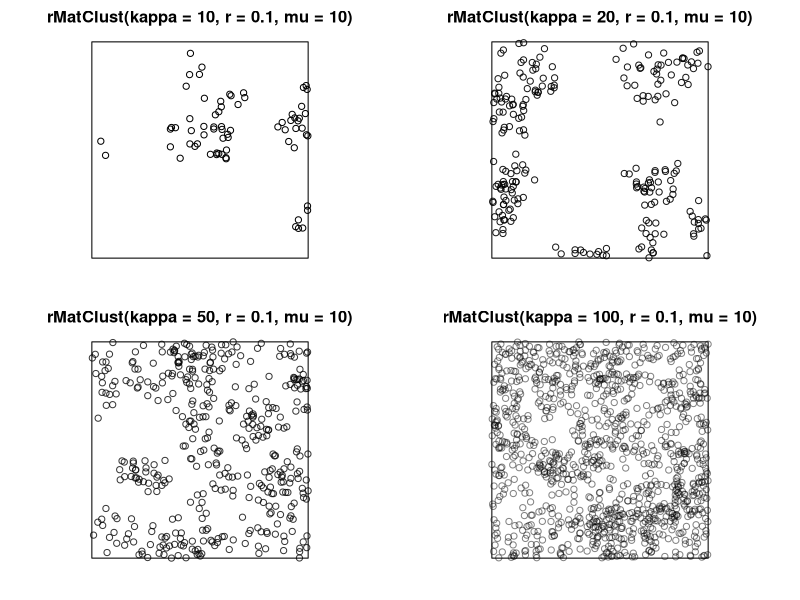
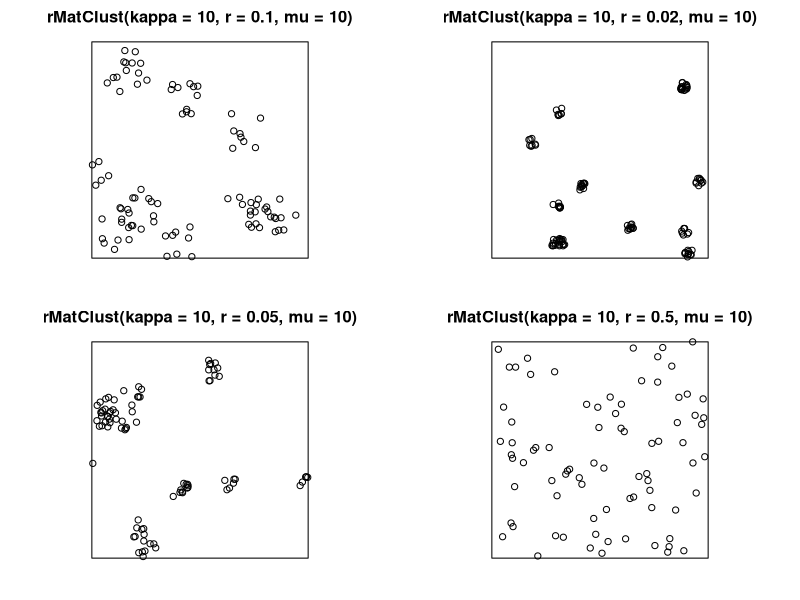
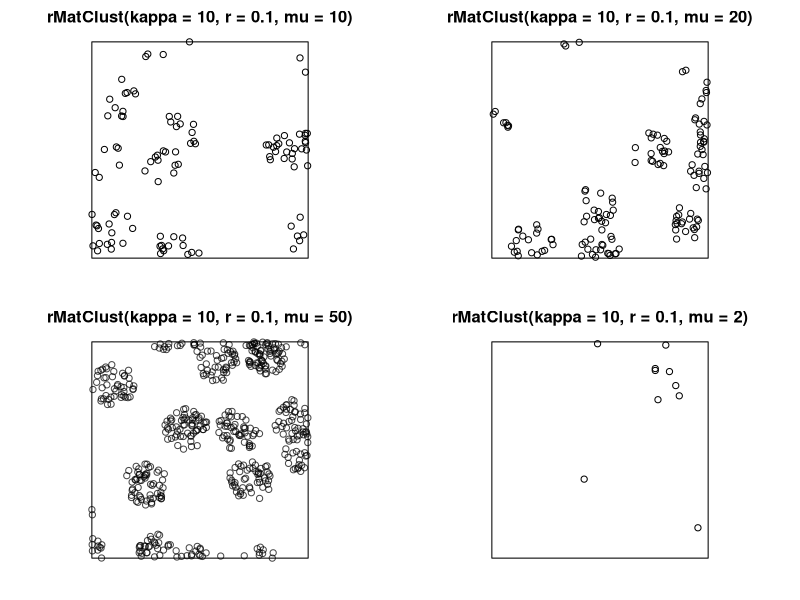
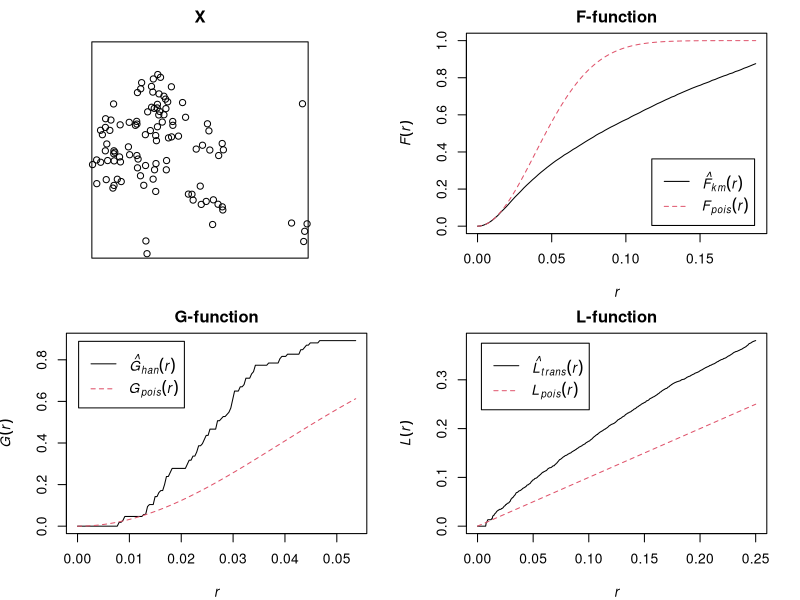
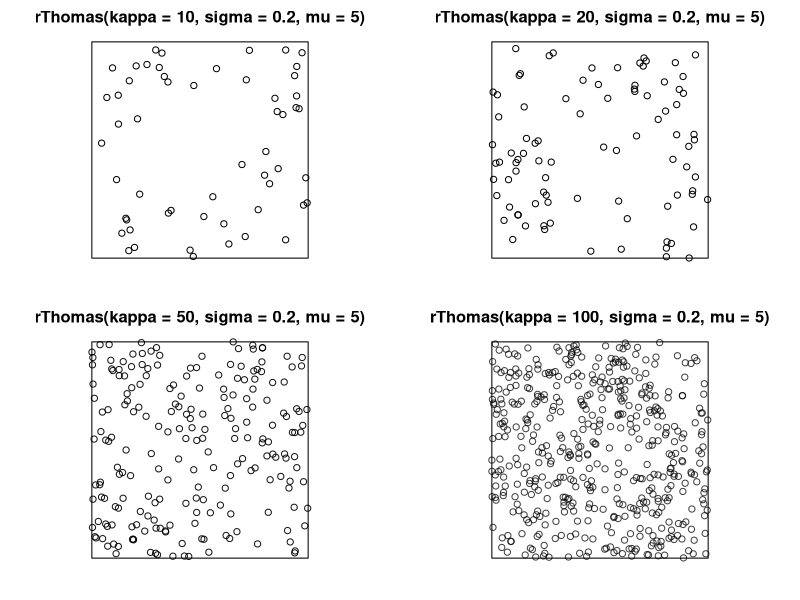
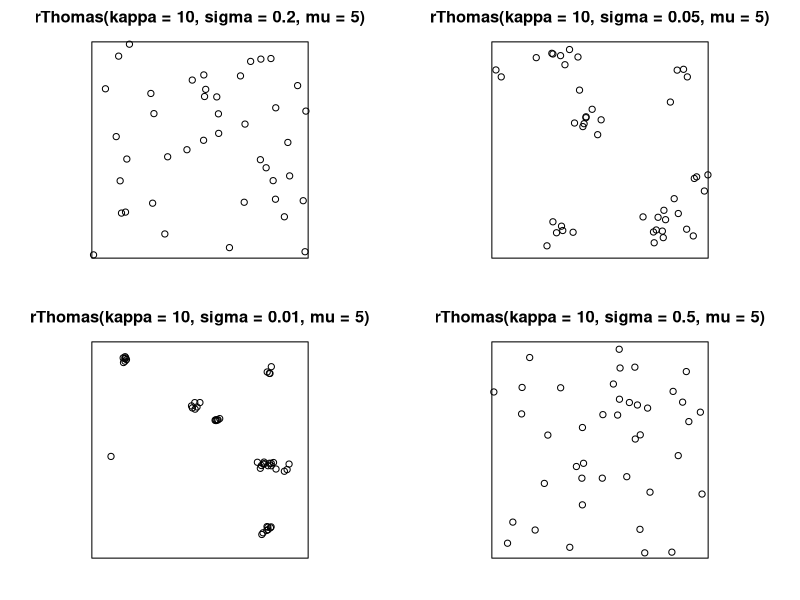
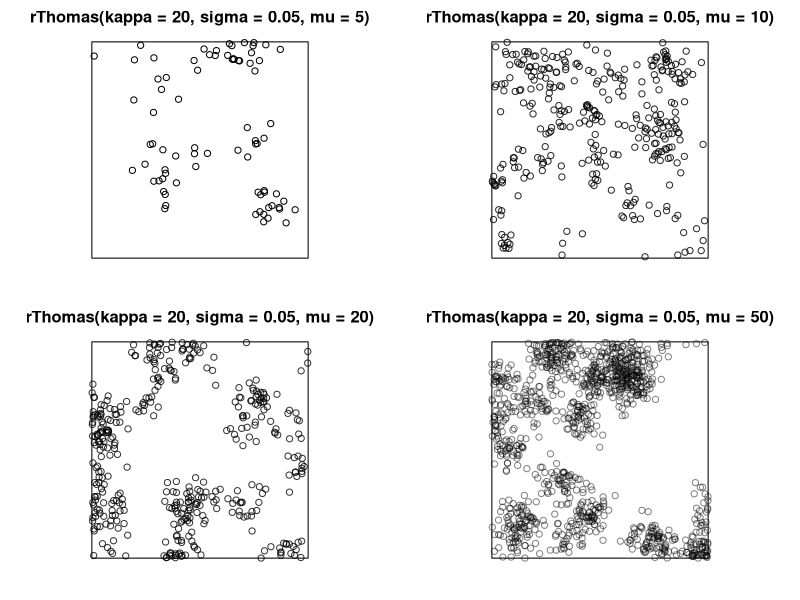
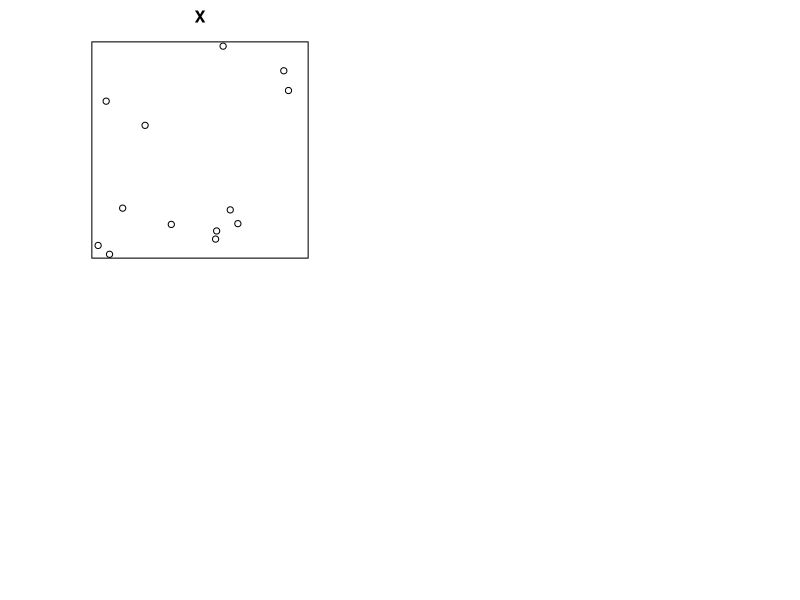

R code for these plots, in order: (Note: this script raises an error after producing the figures.)
################################################################################
# R script sysstat24_07_en.r for the practice "Statistical Analysis of Systems"
#####

library(spatstat)    # Load the R package 'spatstat'

# Summary of several plot commands for the comparison of certain
# structural functions of a point pattern with those of the homogeneous Poisson process
plotDiagnostics <- function(X,Xname=deparse(substitute(X))) {
  oldpar <- par(no.readonly = TRUE)
  layout(matrix(1:4,2))
  par(mar=rep(2, 4))
  plot(X,main=Xname)
  par(mar=c(4,4,2,2))
  plot(Gest(X,correction="han"),main="G-function")
  plot(Fest(X,correction="km"),main="F-function")
  plot(Lest(X,correction="trans"),main="L-function")
  par(oldpar)
  layout(1)
}

#############
# Some point process models
###


##########
# Poisson cluster processes
##########

layout(matrix(1:4,2,byrow=T))
oldpar <- par(no.readonly = TRUE)
par(mar=rep(2, 4))		# reduces the white margin on the following plots

### Matern cluster process

# modified kappa = average number of clusters per unit area
plot(rMatClust(kappa=10, r=0.1, mu=10))
plot(rMatClust(kappa=20, r=0.1, mu=10))
plot(rMatClust(kappa=50, r=0.1, mu=10))
plot(rMatClust(kappa=100, r=0.1, mu=10))
# modified r = cluster radius
plot(rMatClust(kappa=10, r=0.1, mu=10))
plot(rMatClust(kappa=10, r=0.02, mu=10))
plot(rMatClust(kappa=10, r=0.05, mu=10))
plot(rMatClust(kappa=10, r=0.5, mu=10))
# modified mu = average number of points in a cluster
plot(rMatClust(kappa=10, r=0.1, mu=10))
plot(rMatClust(kappa=10, r=0.1, mu=20))
plot(rMatClust(kappa=10, r=0.1, mu=50))
plot(rMatClust(kappa=10, r=0.1, mu=2))

# Comparison with characteristics of the hom. Poisson process
X <- rMatClust(kappa=10, r=0.1, mu=10)
plotDiagnostics(X)

### Thomas process
layout(matrix(1:4,2,byrow=T))

# modified kappa = average number of clusters per unit area
plot(rThomas(kappa=10, sigma=0.2, mu=5))
plot(rThomas(kappa=20, sigma=0.2, mu=5))
plot(rThomas(kappa=50, sigma=0.2, mu=5))
plot(rThomas(kappa=100, sigma=0.2, mu=5))
# modified standard deviation of the positions in the cluster
plot(rThomas(kappa=10, sigma=0.2, mu=5))
plot(rThomas(kappa=10, sigma=0.05, mu=5))
plot(rThomas(kappa=10, sigma=0.01, mu=5))
plot(rThomas(kappa=10, sigma=0.5, mu=5))
# modified mu = average number of points in a cluster
plot(rThomas(kappa=20, sigma=0.05, mu=5))
plot(rThomas(kappa=20, sigma=0.05, mu=10))
plot(rThomas(kappa=20, sigma=0.05, mu=20))
plot(rThomas(kappa=20, sigma=0.05, mu=50))

# Comparison with characteristics of the hom. Poisson process
X <- rThomas(kappa=10, sigma=0.2, mu=5)
plotDiagnostics(X)

### Gauss-Poisson process
layout(matrix(1:4,2,byrow=T))

# modified r = distance between points in a cluster of two
plot(rGaussPoisson(kappa=30, r=0.01, p2=0.5))
plot(rGaussPoisson(kappa=30, r=0.05, p2=0.5))
plot(rGaussPoisson(kappa=30, r=0.15, p2=0.5))
plot(rGaussPoisson(kappa=30, r=0.3, p2=0.5))
# modified p2 = probability that parent point is replaced by a cluster of two
plot(rGaussPoisson(kappa=50, r=0.05, p2=0.1))
plot(rGaussPoisson(kappa=50, r=0.05, p2=0.3))
plot(rGaussPoisson(kappa=50, r=0.05, p2=0.7))
plot(rGaussPoisson(kappa=50, r=0.05, p2=0.9))

# Comparison with characteristics of the hom. Poisson process
X <- rGaussPoisson(kappa=30, r=0.01, p2=0.5)
plotDiagnostics(X)

##########
# Cox processes
##########

### Mixed Poisson process
layout(matrix(1:4,2))

# exponentially distributed random lambda
for(i in 1:4) plot(rpoispp(lambda=rexp(1, 1/100)),main=paste("Realization",i))

# discrete uniformly distributed random lambda
for(i in 1:4) plot(rpoispp(lambda=sample(c(50,100,150,200),1)),main=paste("Realization",i))


### Log-Gaussian Cox process
layout(1)
par(oldpar)
X <- rLGCP("gauss", mu=5, var=2, scale=0.1)

# Display of the random intensity function used
plot(log(attr(X, "Lambda")),col=terrain.colors(120),main="Points + logarithmized intensity function") # logarithmized intensity function
points(X)

plot(attr(X, "Lambda"),col=terrain.colors(120),main="Points + intensity function") # intensity function
points(X)

# Comparison with characteristics of the hom. Poisson process
plotDiagnostics(X)

### Random set-generated Cox process

# Function for simulation (of a specific example)
rRACSgenCox <- function(lam0,lam1,rho=20,R=0.1,win=owin(c(0,1),c(0,1))) {
  win0 <- owin(win$xrange+c(-R,R),win$yrange+c(-R,R))
  Y <- rpoispp(lambda=rho,win=win0)
  f <- function(x,y) {
    racs<-apply(outer(Y$x,x,"-")^2+outer(Y$y,y,"-")^2,2,min)<=R^2
    return(lam1*racs+lam0*(1-racs))
  }
  xx <- seq(win$xrange[1],win$xrange[2],len=201)
  yy <- seq(win$yrange[1],win$yrange[2],len=201)
  zz <- outer(xx,yy,f)
  X <- rpoispp(lambda=f,lmax=max(c(lam0,lam1)))
  res <- c()
  res$X <- X
  res$xx <- xx
  res$yy <- yy
  res$zz <- zz
  return(res)
}

Y <- rRACSgenCox(lam0=500,lam1=5000)
X <- Y$X
plot(X)

# Display of the random intensity function used
contour(Y$xx,Y$yy,Y$zz,xlab="x",ylab="y")
image(Y$xx,Y$yy,Y$zz,xlab="x",ylab="y",col=c(0,8))
plot(X,add=TRUE)

# Comparison with characteristics of the hom. Poisson process
plotDiagnostics(X)

##########
# Hard-core processes
##########

### Matern I process

# Point patterns for various kappa
par(mfcol=c(3,2),mar=rep(1, 4))
plot(rMaternI(kappa=10, r=0.05))
plot(rMaternI(kappa=50, r=0.05))
plot(rMaternI(kappa=100, r=0.05))
plot(rMaternI(kappa=200, r=0.05))
plot(rMaternI(kappa=500, r=0.05))
plot(rMaternI(kappa=1000, r=0.05))

# Dependence of the theoretical intensity of the Matern I process on kappa
par(mfrow=c(1,1),mar=rep(4, 4))
lamI <- function(kappa,r) kappa*exp(-kappa*pi*r^2)
kappa <- 0:1000
plot(kappa,lamI(kappa,r=0.05),type="l",xlab=expression(kappa),ylab=expression(lambda[I]),main="Intensity Matern I")

# Comparison with characteristics of the hom. Poisson process
X <- rMaternI(kappa=100, r=0.05)
plotDiagnostics(X)

### Matern II process

# Point patterns for various kappa
par(mfcol=c(3,2),mar=rep(1, 4))
plot(rMaternII(kappa=10, r=0.05))
plot(rMaternII(kappa=50, r=0.05))
plot(rMaternII(kappa=100, r=0.05))
plot(rMaternII(kappa=200, r=0.05))
plot(rMaternII(kappa=500, r=0.05))
plot(rMaternII(kappa=1000, r=0.05))

# Dependence of the theoretical intensity of the Matern I process on kappa
par(mfrow=c(1,1),mar=rep(4, 4))
lamII <- function(kappa,r) (1-exp(-kappa*pi*r^2))/pi/r^2
kappa <- 0:1000
plot(kappa,lamII(kappa,r=0.05),type="l",xlab=expression(kappa),ylab=expression(lambda[II]),main="Intensity Matern II")
lines(kappa,rep(1,length(kappa))/pi/0.05^2,lty=2,col=2) # upper limit

# Comparison with characteristics of the hom. Poisson process
X <- rMaternII(kappa=100, r=0.05)
plotDiagnostics(X)

### "Simple sequential inhibition" process (Matern III process)

# Point patterns for various n
par(mfcol=c(3,2),mar=rep(1, 4))
plot(rSSI(r=0.05, n=25))
plot(rSSI(r=0.05, n=50))
plot(rSSI(r=0.05, n=75))
plot(rSSI(r=0.05, n=100))
plot(rSSI(r=0.05, n=150))
plot(rSSI(r=0.05, n=200))

# Comparison with characteristics of the hom. Poisson process
X <- rSSI(r=0.05, n=100)
plotDiagnostics(X)



#############
# Prediction ranges/envelopes
###

par(oldpar)
layout(1)

# pointwise prediction envelope, scattering of empirical characteristics (CSR=complete spatial randomness=hom. Poisson process)
E<-envelope(cells,fun=Lest,nsim=39,nrank=1,savefuns=TRUE)  # determines from 39 realizations of a hom. Poisson process the emp. L-fct.
plot(E)                                                    # illustration of the pointwise prediction envelopes for alpha=0.05
# The black curve is the estimated L-function of the data set 'cells'.

# Contribution of the individual curves to the pointwise prediction envelope:
for(i in 1:39) lines(E$r,attributes(E)$simfuns[[i+1]],col=4) 

E<-envelope(cells,fun=Lest,nsim=199,nrank=5,savefuns=TRUE)  # determines from 199 realizations of a hom. Poisson process the emp. L-fct.
plot(E)                                                     # illustration of the pointwise prediction envelope for alpha=0.05
# Contribution of the individual curves to the pointwise prediction range:
for(i in 1:199) lines(E$r,attributes(E)$simfuns[[i+1]],col=4) # now some curves also outside the prediction envelope, 
# as the 5th smallest/largest value (nrank=5) is used for n=199.
lines(E$r,E$lo,col=2)                                         # the two envelopes again for comparison
lines(E$r,E$hi,col=2)

# global prediction envelope
EE<-envelope(cells,fun=Lest,nsim=199,nrank=5,global=TRUE)   # determines from 199 realizations of a hom. Poisson process the emp. L-fct.
plot(EE)                                                    # illustration of the global prediction envelopes for alpha=0.05
# The homogeneous Poisson process is therefore obviously not a good model for 'cells'.


# Simulation example
# possibly also for different realizations (i.e. several times)
X <- rpoispp(200) # These are our data (realization of a homogeneous Poisson process of intensity 200). 
# We test the null hypothesis that X originates from a hom. Poisson process with ...

# ... the G-function
plot(envelope(X,fun=Gest,nsim=199,nrank=5,global=FALSE)) # pointwise prediction envelope
plot(envelope(X,fun=Gest,nsim=199,nrank=5,global=TRUE))  # global prediction envelope

# ... the L-function
plot(envelope(X,fun=Lest,nsim=199,nrank=5,global=FALSE)) # pointwise prediction envelope
plot(envelope(X,fun=Lest,nsim=199,nrank=5,global=TRUE))  # global prediction envelope

# ... the F-function
plot(envelope(X,fun=Fest,nsim=199,nrank=5,global=FALSE)) # pointwise prediction envelope
plot(envelope(X,fun=Fest,nsim=199,nrank=5,global=TRUE))  # global prediction envelope

# back to the data set cells:
minnndist(cells) # smallest distance between two points

# Dataset cells, null hypothesis: cells can be explained by the Matern II process
# for selected parameter values kappa=116.6, r=0.0836 
# G-function
plot(envelope(cells,fun=Gest,simulate=expression(rMaternII(kappa=116.6,r=0.0836,win=cells$win)),nsim=199,nrank=5,global=FALSE)) # pointwise prediction envelope
plot(envelope(cells,fun=Gest,simulate=expression(rMaternII(kappa=116.6,r=0.0836,win=cells$win)),nsim=199,nrank=5,global=TRUE))  # global prediction envelope

# L-function
plot(envelope(cells,fun=Lest,simulate=expression(rMaternII(kappa=116.6,r=0.0836,win=cells$win)),nsim=199,nrank=5,global=FALSE)) # pointwise prediction envelope
plot(envelope(cells,fun=Lest,simulate=expression(rMaternII(kappa=116.6,r=0.0836,win=cells$win)),nsim=199,nrank=5,global=TRUE))  # global prediction envelope

# F-function
plot(envelope(cells,fun=Fest,simulate=expression(rMaternII(kappa=116.6,r=0.0836,win=cells$win)),nsim=199,nrank=5,global=FALSE)) # pointwise prediction envelope
plot(envelope(cells,fun=Fest,simulate=expression(rMaternII(kappa=116.6,r=0.0836,win=cells$win)),nsim=199,nrank=5,global=TRUE))  # global prediction envelope


# Dataset cells, null hypothesis: cells can be explained by the SSI Process/Matern III process
# selected parameter values: cells contains 42 points, minimum distance like for Matern II
# G-function
plot(envelope(cells,fun=Gest,simulate=expression(rSSI(r=0.0836,n=42,win=cells$win)),nsim=199,nrank=5,global=FALSE)) # pointwise prediction envelope
plot(envelope(cells,fun=Gest,simulate=expression(rSSI(r=0.0836,n=42,win=cells$win)),nsim=199,nrank=5,global=TRUE))  # global prediction envelope

# L-function
plot(envelope(cells,fun=Lest,simulate=expression(rSSI(r=0.0836,n=42,win=cells$win)),nsim=199,nrank=5,global=FALSE)) # pointwise prediction envelope
plot(envelope(cells,fun=Lest,simulate=expression(rSSI(r=0.0836,n=42,win=cells$win)),nsim=199,nrank=5,global=TRUE))  # global prediction envelope

# F-function
plot(envelope(cells,fun=Fest,simulate=expression(rSSI(r=0.0836,n=42,win=cells$win)),nsim=199,nrank=5,global=FALSE)) # pointwise prediction envelope
plot(envelope(cells,fun=Fest,simulate=expression(rSSI(r=0.0836,n=42,win=cells$win)),nsim=199,nrank=5,global=TRUE))  # global prediction envelope

# Conclusion: The point pattern cells is obviously based on a different random mechanism than that given by a homogeneous Poisson process, 
# a Matern II process or an SSI process.
